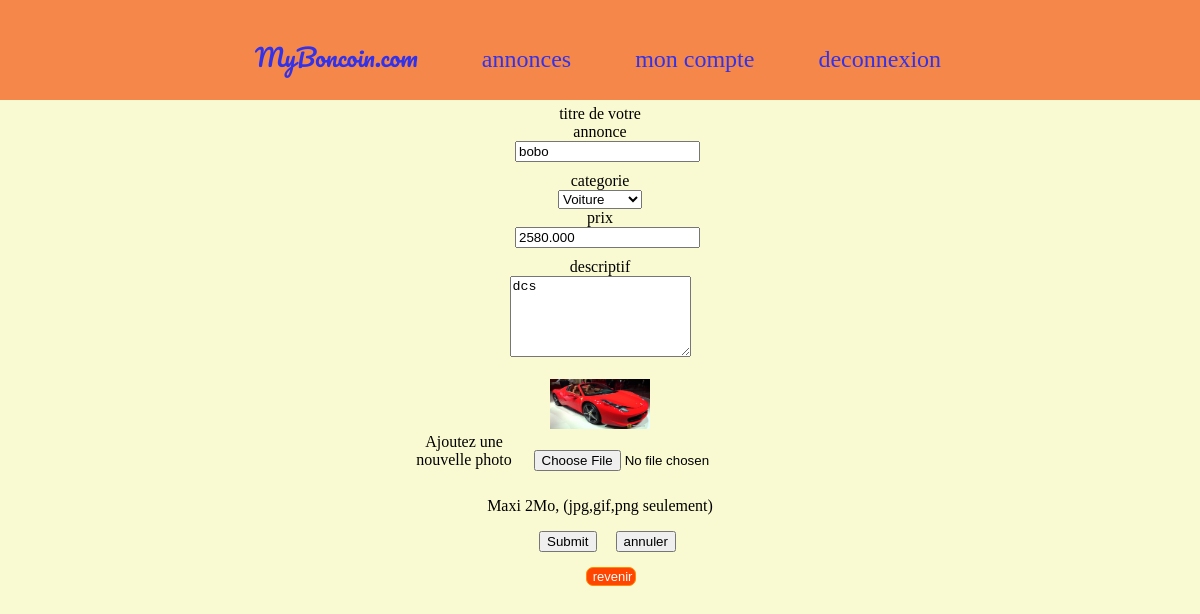
Page /modifier.php?id_annonce=12 (signed in) on the committed database.
### tables this page shows
CREATE TABLE IF NOT EXISTS `annonce` (
  `id_annonce` int(11) NOT NULL AUTO_INCREMENT,
  `titre` varchar(128) NOT NULL,
  `description` text NOT NULL,
  `url_photo` varchar(1024) DEFAULT NULL,
  `date_publication` datetime NOT NULL,
  `prix` decimal(15,3) NOT NULL,
  `active` tinyint(1) DEFAULT NULL,
  `id_utilisateur` int(11) NOT NULL,
  `id_categorie` int(11) NOT NULL,
  `id_commune` int(11) DEFAULT NULL,
  PRIMARY KEY (`id_annonce`),
  KEY `FK_annonce_id_utilisateur` (`id_utilisateur`),
  KEY `FK_annonce_id_categorie` (`id_categorie`),
  KEY `FK_annonce_id_commune` (`id_commune`)
);

CREATE TABLE IF NOT EXISTS `categorie` (
  `id_categorie` int(11) NOT NULL AUTO_INCREMENT,
  `libelle_categorie` varchar(50) NOT NULL,
  PRIMARY KEY (`id_categorie`)
);

### modifier.php (the view, shortened to what this page needs)
<?php
require_once 'header.php';
require_once 'db_connect.php';
$id_annonce = null;
if(isset($_GET['id_annonce']) && ctype_digit($_GET['id_annonce'])){
    $id_annonce=$_GET['id_annonce'];
    }else{
    header('Location:dashboard.php?error=8');
    exit();
}
$request = "SELECT * FROM annonce WHERE id_annonce=$id_annonce";
$requete = mysqli_query($db,$request);
?>
    <html>
    <head>
    </head>
    <body>
<div class="container">
    <div class="row">
        <div class="col-md-8 col-md-offset-2 well">
            <div class="starter-template">
                    <?php
                    while($annonce2 = mysqli_fetch_assoc($requete)) : ?>
                        <form action="annonce_update.php"   method="POST"
                              enctype="multipart/form-data">
                        <div class="form-group">
                            <label for="titre">titre de votre annonce</label><br>
                            <input type="text" value="<?=$annonce2[
'titre'] ?>"
                                   id="titre"
                                   name="titre">
                        </div>
                        <div class="form-group">
                            <label for="titre">categorie</label><br>
                            <select class="form-control" name="categorie" >
                                <?php
                                $requi="SELECT * FROM categorie";
                                $requise=mysqli_query($db,$requi);
                                while ($requi2=mysqli_fetch_assoc($requise)):
                                ?>
                                <option value="<?=$requi2['id_categorie'] ?>"
                                        <?php if
                                        ($annonce2['id_categorie']==$requi2['id_categorie']): ?>
                                        selected
                                        <?php endif;?>
                                ><?=$requi2['libelle_categorie'] ?></option>
                                <?php endwhile;?>
                            </select>
                        </div>
                        <div class="form-group">
                            <label for="prix">prix</label><br>
                            <input type="text" class="form-control" id="prix"
                                   value="<?=$annonce2['prix'] ?>" name="prix">
                        </div>
                        <div class="form-group">
                            <label for="description">descriptif</label><br>
                            <textarea class="form-control"
                                      value=""
                                      name="description" rows ="5"><?=$annonce2['description'] ?></textarea>
                        </div>
                            <div id="img_annonce" style="display: block">
                                    <br>
                                <img width="100" height="50"
                                     src="uploads/<?=$annonce2['url_photo']
                                ?>"
                                     alt="image_annonce">
                            </div>
                            <div>
                                <label for="url_photo">Ajoutez une nouvelle
                                    photo</label>
                                <input type="file" name="photo" id="photo"
                                       value="toto">
                                <p class="help-block">Maxi 2Mo, (jpg,gif,png seulement)</p>
                            </div>
                        <input type="submit" class="btn btn-primary pull-right">
                            <input type="reset" value="annuler" onclick="function () {
                              header('Location:dashboard.php');
                            }">
                    </form>
                <?php endwhile ?>
                <button class="titi"
                        onclick="location.href='dashboard.php'" ;
                >revenir</button>
            </div>
        </div>
    </div>
</div>

### css/style.css (style rules this page uses)
body { font-family: "Arial Black"; background-color: lightgoldenrodyellow; }
.container { margin:auto; margin-top: 100px; text-align: center; }
form { padding:5px; }
label { display:inline-block; width:101px; }
input { margin-bottom:10px; margin-left: 15px; }
button { text-align: center; margin-left: 18.8%; width: 145px; background-color: darkorange; border-radius: 7px; border: 1px solid darkorange; color: white; font-size: 13px; }

### header.php (style rules this page uses)
.container { margin:auto; margin-top: 100px; text-align: center; }

### modifier.php (style rules this page uses)
.titi { text-align: center; margin-left: 1.8%; width: 50px; background-color: orangered; border-radius: 7px; border: 1px solid darkorange; color: white; }

### rows in the picture
annonce: titre "bobo", categorie "Voiture", prix "2580.000", description "dcs", url_photo (picture)
